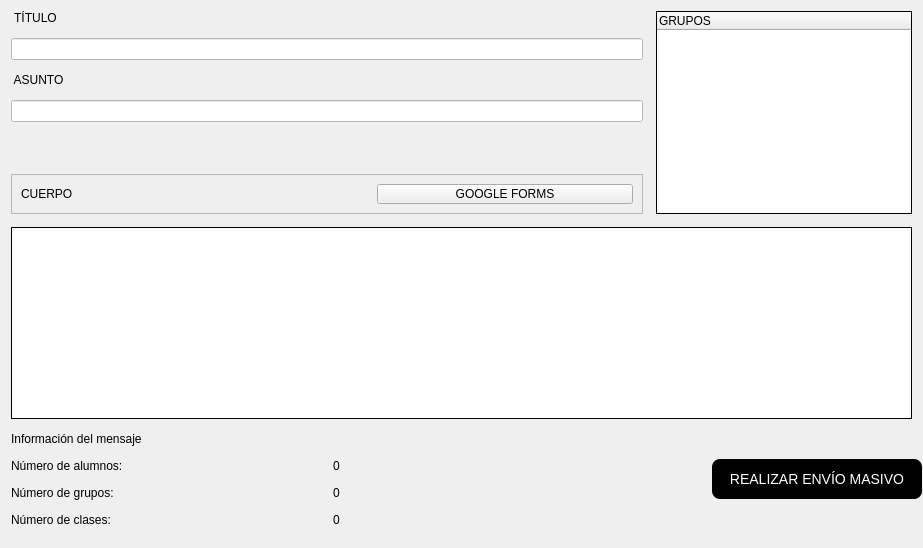
         <widget class="QWidget" name="sw_enviar">
          <property name="layoutDirection">
           <enum>Qt::RightToLeft</enum>
          </property>
          <layout class="QVBoxLayout" name="verticalLayout_7">
           <property name="spacing">
            <number>13</number>
           </property>
           <item>
            <layout class="QGridLayout" name="gridLayout_4">
             <property name="bottomMargin">
              <number>10</number>
             </property>
             <item row="7" column="1">
              <layout class="QGridLayout" name="gridLayout_5">
               <item row="0" column="1">
                <widget class="QLabel" name="Info_mensaje">
                 <property name="text">
                  <string>Información del mensaje</string>
                 </property>
                </widget>
               </item>
               <item row="1" column="1">
                <widget class="QLabel" name="lbl_n_alumnos">
                 <property name="text">
                  <string>Número de alumnos:</string>
                 </property>
                </widget>
               </item>
               <item row="2" column="1">
                <widget class="QLabel" name="lbl_n_grupos">
                 <property name="text">
                  <string>Número de grupos: </string>
                 </property>
                </widget>
               </item>
               <item row="2" column="0">
                <widget class="QLabel" name="txt_n_grupos">
                 <property name="text">
                  <string>0</string>
                 </property>
                </widget>
               </item>
               <item row="1" column="0">
                <widget class="QLabel" name="txt_n_alumnos">
                 <property name="text">
                  <string>0</string>
                 </property>
                </widget>
               </item>
               <item row="3" column="1">
                <widget class="QLabel" name="lbl_n_clases">
                 <property name="text">
                  <string>Número de clases:</string>
                 </property>
                </widget>
               </item>
               <item row="3" column="0">
                <widget class="QLabel" name="txt_n_clases">
                 <property name="text">
                  <string>0</string>
                 </property>
                </widget>
               </item>
              </layout>
             </item>
             <item row="1" column="1">
              <layout class="QVBoxLayout" name="verticalLayout_13">
               <item>
                <widget class="QLabel" name="lbl_titulo">
                 <property name="maximumSize">
                  <size>
                   <width>16777215</width>
                   <height>20</height>
                  </size>
                 </property>
                 <property name="styleSheet">
                  <string notr="true">font: 14pt &quot;century-gothic&quot;;</string>
                 </property>
                 <property name="text">
                  <string> TÍTULO</string>
                 </property>
                </widget>
               </item>
               <item>
                <widget class="QLineEdit" name="le_titulo">
                 <property name="styleSheet">
                  <string notr="true">background:white; font: 14pt &quot;century-gothic&quot;;</string>
                 </property>
                </widget>
               </item>
               <item>
                <widget class="QLabel" name="lbl_asunto">
                 <property name="maximumSize">
                  <size>
                   <width>16777215</width>
                   <height>20</height>
                  </size>
                 </property>
                 <property name="styleSheet">
                  <string notr="true">font: 14pt &quot;century-gothic&quot;;</string>
                 </property>
                 <property name="text">
                  <string> ASUNTO</string>
                 </property>
                </widget>
               </item>
               <item>
                <widget class="QLineEdit" name="le_asunto">
                 <property name="styleSheet">
                  <string notr="true">background:white; font: 14pt &quot;century-gothic&quot;;</string>
                 </property>
                </widget>
               </item>
              </layout>
             </item>
             <item row="5" column="1">
              <widget class="QFrame" name="frame">
               <property name="sizePolicy">
                <sizepolicy hsizetype="Expanding" vsizetype="Preferred">
                 <horstretch>0</horstretch>
                 <verstretch>0</verstretch>
                </sizepolicy>
               </property>
               <property name="maximumSize">
                <size>
                 <width>16777215</width>
                 <height>40</height>
                </size>
               </property>
               <property name="layoutDirection">
                <enum>Qt::LeftToRight</enum>
               </property>
               <property name="styleSheet">
                <string notr="true"/>
               </property>
               <property name="frameShape">
                <enum>QFrame::StyledPanel</enum>
               </property>
               <property name="frameShadow">
                <enum>QFrame::Raised</enum>
               </property>
               <layout class="QHBoxLayout" name="horizontalLayout_3">
                <item>
                 <widget class="QLabel" name="lbl_cuerpo">
                  <property name="maximumSize">
                   <size>
                    <width>16777215</width>
                    <height>20</height>
                   </size>
                  </property>
                  <property name="styleSheet">
                   <string notr="true">font: 14pt &quot;century-gothic&quot;;</string>
                  </property>
                  <property name="text">
                   <string>CUERPO</string>
                  </property>
                 </widget>
                </item>
                <item>
                 <spacer name="spacer_iconos1">
                  <property name="orientation">
                   <enum>Qt::Horizontal</enum>
                  </property>
                  <property name="sizeType">
                   <enum>QSizePolicy::Expanding</enum>
                  </property>
                  <property name="sizeHint" stdset="0">
                   <size>
                    <width>160</width>
                    <height>20</height>
                   </size>
                  </property>
                 </spacer>
                </item>
                <item>
                 <widget class="QPushButton" name="btn_camara">
                  <property name="maximumSize">
                   <size>
                    <width>30</width>
                    <height>30</height>
                   </size>
                  </property>
                  <property name="styleSheet">
                   <string notr="true">color:white;</string>
                  </property>
                  <property name="text">
                   <string/>
                  </property>
                  <property name="icon">
                   <iconset resource="Resources/icons.qrc">
                    <normaloff>:/icons/photo.png</normaloff>:/icons/photo.png</iconset>
                  </property>
                  <property name="iconSize">
                   <size>
                    <width>20</width>
                    <height>20</height>
                   </size>
                  </property>
                  <property name="flat">
                   <bool>true</bool>
                  </property>
                 </widget>
                </item>
                <item>
                 <spacer name="spacer_iconos2">
                  <property name="orientation">
                   <enum>Qt::Horizontal</enum>
                  </property>
                  <property name="sizeType">
                   <enum>QSizePolicy::Preferred</enum>
                  </property>
                  <property name="sizeHint" stdset="0">
                   <size>
                    <width>10</width>
                    <height>20</height>
                   </size>
                  </property>
                 </spacer>
                </item>
                <item>
                 <widget class="QPushButton" name="btn_video">
                  <property name="maximumSize">
                   <size>
                    <width>30</width>
                    <height>30</height>
                   </size>
                  </property>
                  <property name="text">
                   <string/>
                  </property>
                  <property name="icon">
                   <iconset resource="Resources/icons.qrc">
                    <normaloff>:/icons/video.png</normaloff>:/icons/video.png</iconset>
                  </property>
                  <property name="iconSize">
                   <size>
                    <width>20</width>
                    <height>20</height>
                   </size>
                  </property>
                  <property name="flat">
                   <bool>true</bool>
                  </property>
                 </widget>
                </item>
                <item>
                 <spacer name="spacer_salir">
                  <property name="orientation">
                   <enum>Qt::Horizontal</enum>
                  </property>
                  <property name="sizeType">
                   <enum>QSizePolicy::Preferred</enum>
                  </property>
                  <property name="sizeHint" stdset="0">
                   <size>
                    <width>10</width>
                    <height>20</height>
                   </size>
                  </property>
                 </spacer>
                </item>
                <item>
                 <widget class="QPushButton" name="btn_files">
                  <property name="maximumSize">
                   <size>
                    <width>30</width>
                    <height>30</height>
                   </size>
                  </property>
                  <property name="text">
                   <string/>
                  </property>
                  <property name="icon">
                   <iconset resource="Resources/icons.qrc">
                    <normaloff>:/icons/file.png</normaloff>:/icons/file.png</iconset>
                  </property>
                  <property name="iconSize">
                   <size>
                    <width>20</width>
                    <height>20</height>
                   </size>
                  </property>
                  <property name="flat">
                   <bool>true</bool>
                  </property>
                 </widget>
                </item>
                <item>
                 <spacer name="spacer_iconos3">
                  <property name="orientation">
                   <enum>Qt::Horizontal</enum>
                  </property>
                  <property name="sizeType">
                   <enum>QSizePolicy::Preferred</enum>
                  </property>
                  <property name="sizeHint" stdset="0">
                   <size>
                    <width>10</width>
                    <height>20</height>
                   </size>
                  </property>
                 </spacer>
                </item>
                <item>
                 <widget class="QPushButton" name="btn_forms">
                  <property name="minimumSize">
                   <size>
                    <width>256</width>
                    <height>0</height>
                   </size>
                  </property>
                  <property name="maximumSize">
                   <size>
                    <width>140</width>
                    <height>16777215</height>
                   </size>
                  </property>
                  <property name="styleSheet">
                   <string notr="true"/>
                  </property>
                  <property name="text">
                   <string>GOOGLE FORMS</string>
                  </property>
                  <property name="icon">
                   <iconset resource="Resources/icons.qrc">
                    <normaloff>:/icons/form.png</normaloff>:/icons/form.png</iconset>
                  </property>
                  <property name="iconSize">
                   <size>
                    <width>20</width>
                    <height>20</height>
                   </size>
                  </property>
                 </widget>
                </item>
               </layout>
              </widget>
             </item>
             <item row="1" column="0" rowspan="5">
              <widget class="QTreeWidget" name="treeGrupos">
               <property name="layoutDirection">
                <enum>Qt::LeftToRight</enum>
               </property>
               <property name="frameShape">
                <enum>QFrame::Box</enum>
               </property>
               <property name="frameShadow">
                <enum>QFrame::Plain</enum>
               </property>
               <property name="columnCount">
                <number>1</number>
               </property>
               <column>
                <property name="text">
                 <string>GRUPOS</string>
                </property>
               </column>
              </widget>
             </item>
             <item row="6" column="0" colspan="2">
              <widget class="QTextEdit" name="le_cuerpo">
               <property name="styleSheet">
                <string notr="true">background:white;
font: 12pt &quot;century-gothic&quot;;
border: 1px solid black;</string>
               </property>
              </widget>
             </item>
             <item row="7" column="0">
              <widget class="QPushButton" name="btn_masivo">
               <property name="minimumSize">
                <size>
                 <width>210</width>
                 <height>35</height>
                </size>
               </property>
               <property name="maximumSize">
                <size>
                 <width>200</width>
                 <height>40</height>
                </size>
               </property>
               <property name="layoutDirection">
                <enum>Qt::RightToLeft</enum>
               </property>
               <property name="styleSheet">
                <string notr="true">*{
font:14px;
}
QPushButton{
color:white;
background:black;
border-radius:8px;
}
QPushButton:hover{
background-color:rgb(0, 170, 0);
border-radius:8px;
}</string>
               </property>
               <property name="text">
                <string>REALIZAR ENVÍO MASIVO</string>
               </property>
               <property name="iconSize">
                <size>
                 <width>30</width>
                 <height>30</height>
                </size>
               </property>
              </widget>
             </item>
            </layout>
           </item>
          </layout>
         </widget>
